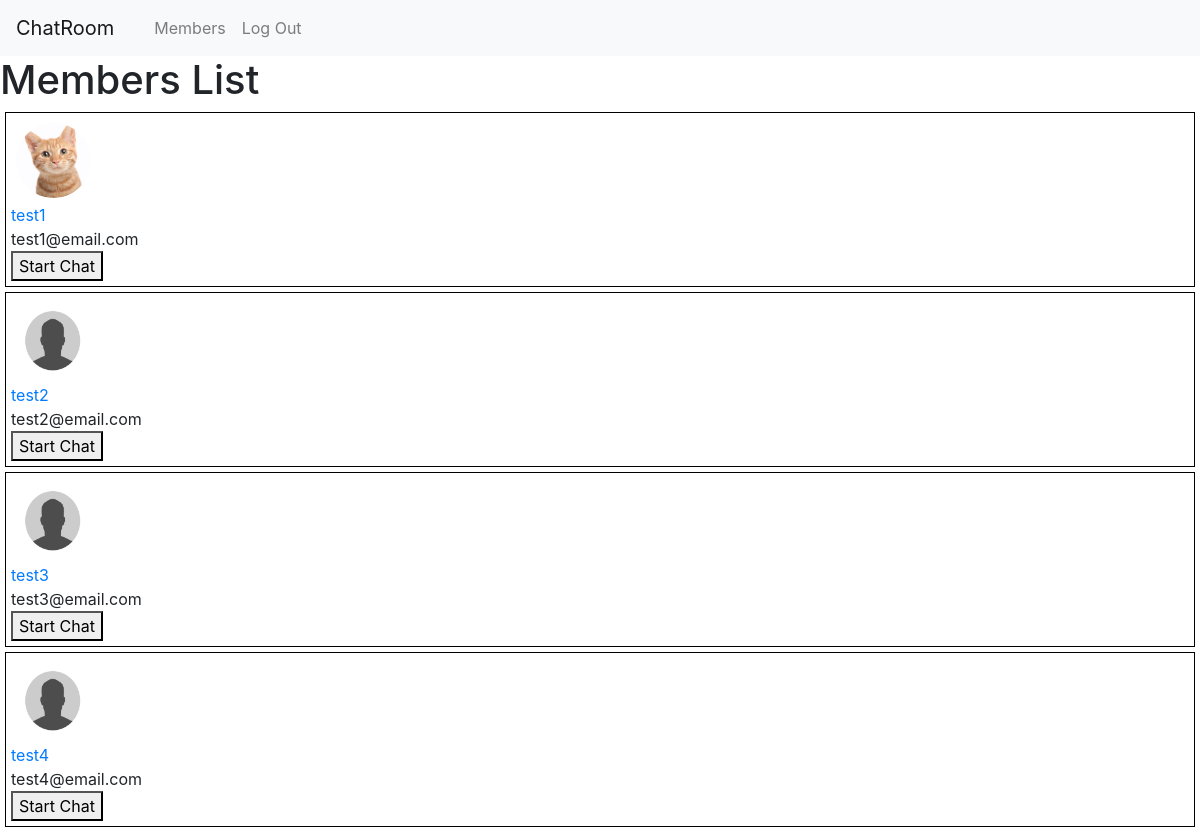
Page /members (signed in) on the committed database.
### chatroom/models.py (models this page shows, shortened)
class User(AbstractUser):
    username = models.CharField(max_length=50, unique=True)
    email = models.EmailField(unique=True)
    bio = models.CharField(max_length=120, blank=True)
    profile_picture = models.ImageField(upload_to=profile_picture_path, blank=True)
    class Meta:
        db_table = 'chat_users'
        verbose_name = 'User'
        verbose_name_plural = 'Users'

### chatroom/views.py (the view)
# urls.py: path("members", views.members, name="members"),
@login_required
def members(request):
    current_user = request.user
    members_list = User.objects.exclude(pk=current_user.id)
    chats = Chat.objects.filter(members=current_user)
    context = {
        "all_members": members_list,
        "chats": chats
    }
    return render(request, "chatapp/members.html", context)

### chatroom/templates/chatapp/members.html (shortened to what this page needs)
{% extends "chatapp/base.html" %}
{% load static %}
{% block body_content %}
    <h1>Members List</h1>
    {% for member in all_members %}
        <div id="member-item-{{ member.id }}" class="member-item">
            <div id="profile-pic">
                {% if member.profile_picture %}
                    <img id="profile-image" src="{{ member.profile_picture.url }}" alt="{{ member.username }}">
                {% else %}
                    <img id="profile-image" src="{% static 'default.png' %}" alt="Default Profile Picture">
                {% endif %}
            </div>
            <div id="username">
                <a class="username-link" href="{% url 'profile' member.id %}">{{ member.username }}</a>
            </div>
            <div id="email">{{ member.email }}</div>
            <button id="start-chat-{{ member.id }}" class="start-chat" onclick="openMessageField('{{ member.id }}')">Start Chat</button>
        </div>
    {% endfor %}
{% endblock %}

### chatroom/templates/chatapp/base.html (shortened to what this page needs)
{% load static %}
<!DOCTYPE html>
<html>
<head>
    <link rel="stylesheet" href="https://stackpath.bootstrapcdn.com/bootstrap/4.4.1/css/bootstrap.min.css">
    <link rel="stylesheet" type="text/css" href="{% static 'chatroom/styles.css' %}">
</head>
<body>
    <header>
        <nav class="navbar navbar-expand-lg navbar-light bg-light">
            <a class="navbar-brand" href="{% url 'chats' %}">ChatRoom</a>
            <div class="collapse navbar-collapse" id="navbarNav">
                <ul class="navbar-nav mr-auto">
                    <li class="nav-item">
                        <a class="nav-link" href="{% url 'profile' request.user.id %}">{{ username }}</a>
                    </li>
                    <li class="nav-item">
                        <a class="nav-link" href="{% url 'members' %}">Members</a>
                    </li>
                    <li class="nav-item">
                        <a class="nav-link" href="{% url 'logout' %}">Log Out</a>
                    </li>
                </ul>
            </div>
        </nav>
    </header>
    {% block body_content %}{% endblock %}
</body>
</html>

### chatroom/static/chatroom/styles.css (style rules this page uses)
.member-item { border: 1px solid black; padding: 5px; margin: 5px; font-size: 16px; }
#profile-pic { padding: 5px; }
#profile-image { width: 75px; height: 75px; border-radius: 50%; }

### rows in the picture
User: profile_picture (picture), username "test1", email "test1@email.com"
User: username "test2", email "test2@email.com"
User: username "test3", email "test3@email.com"
User: username "test4", email "test4@email.com"
